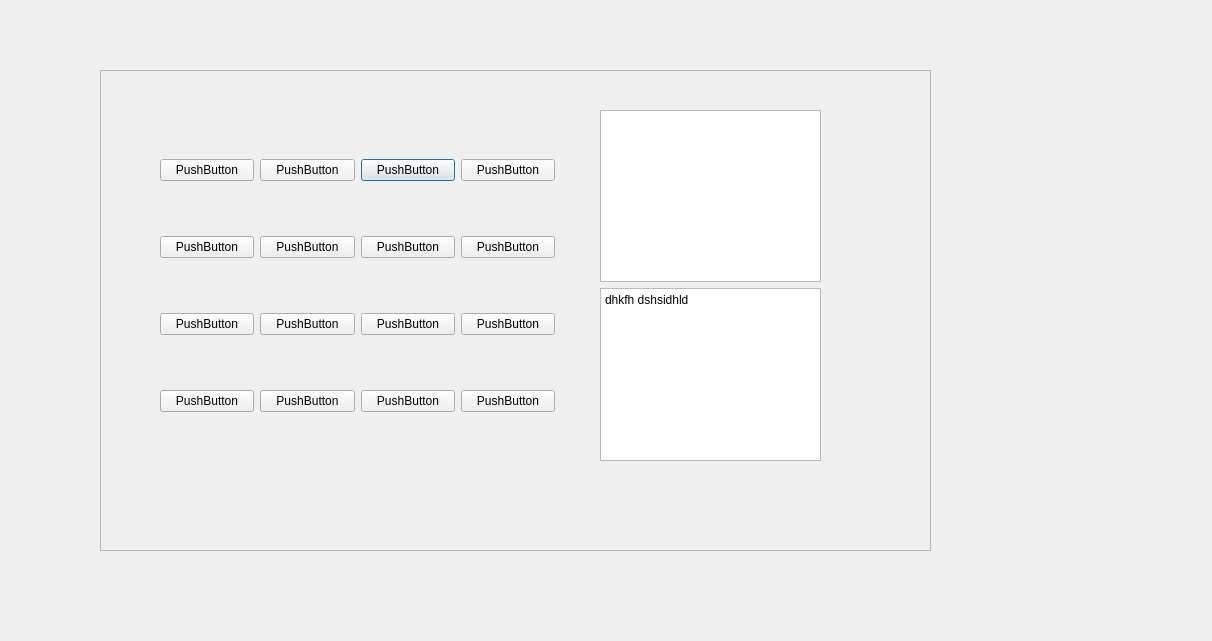
<?xml version="1.0" encoding="UTF-8"?>
<ui version="4.0">
 <class>ShowFather</class>
 <widget class="QDialog" name="ShowFather">
  <property name="geometry">
   <rect>
    <x>0</x>
    <y>0</y>
    <width>1212</width>
    <height>641</height>
   </rect>
  </property>
  <property name="windowTitle">
   <string>Dialog</string>
  </property>
  <widget class="QFrame" name="frame">
   <property name="geometry">
    <rect>
     <x>100</x>
     <y>70</y>
     <width>831</width>
     <height>481</height>
    </rect>
   </property>
   <property name="frameShape">
    <enum>QFrame::StyledPanel</enum>
   </property>
   <property name="frameShadow">
    <enum>QFrame::Raised</enum>
   </property>
   <widget class="QWidget" name="gridLayoutWidget">
    <property name="geometry">
     <rect>
      <x>60</x>
      <y>40</y>
      <width>395</width>
      <height>351</height>
     </rect>
    </property>
    <layout class="QGridLayout" name="gridLayout">
     <item row="1" column="6">
      <widget class="QPushButton" name="pushButton_3">
       <property name="text">
        <string>PushButton</string>
       </property>
      </widget>
     </item>
     <item row="3" column="7">
      <widget class="QPushButton" name="pushButton_12">
       <property name="text">
        <string>PushButton</string>
       </property>
      </widget>
     </item>
     <item row="2" column="6">
      <widget class="QPushButton" name="pushButton_7">
       <property name="text">
        <string>PushButton</string>
       </property>
      </widget>
     </item>
     <item row="3" column="5">
      <widget class="QPushButton" name="pushButton_10">
       <property name="text">
        <string>PushButton</string>
       </property>
      </widget>
     </item>
     <item row="2" column="5">
      <widget class="QPushButton" name="pushButton_6">
       <property name="text">
        <string>PushButton</string>
       </property>
      </widget>
     </item>
     <item row="2" column="4">
      <widget class="QPushButton" name="pushButton_5">
       <property name="text">
        <string>PushButton</string>
       </property>
      </widget>
     </item>
     <item row="1" column="4">
      <widget class="QPushButton" name="pushButton">
       <property name="text">
        <string>PushButton</string>
       </property>
      </widget>
     </item>
     <item row="2" column="7">
      <widget class="QPushButton" name="pushButton_8">
       <property name="text">
        <string>PushButton</string>
       </property>
      </widget>
     </item>
     <item row="3" column="6">
      <widget class="QPushButton" name="pushButton_11">
       <property name="text">
        <string>PushButton</string>
       </property>
      </widget>
     </item>
     <item row="1" column="5">
      <widget class="QPushButton" name="pushButton_2">
       <property name="text">
        <string>PushButton</string>
       </property>
      </widget>
     </item>
     <item row="3" column="4">
      <widget class="QPushButton" name="pushButton_9">
       <property name="text">
        <string>PushButton</string>
       </property>
      </widget>
     </item>
     <item row="1" column="7">
      <widget class="QPushButton" name="pushButton_4">
       <property name="text">
        <string>PushButton</string>
       </property>
      </widget>
     </item>
     <item row="4" column="4">
      <widget class="QPushButton" name="pushButton_13">
       <property name="text">
        <string>PushButton</string>
       </property>
      </widget>
     </item>
     <item row="4" column="5">
      <widget class="QPushButton" name="pushButton_14">
       <property name="text">
        <string>PushButton</string>
       </property>
      </widget>
     </item>
     <item row="4" column="6">
      <widget class="QPushButton" name="pushButton_15">
       <property name="text">
        <string>PushButton</string>
       </property>
      </widget>
     </item>
     <item row="4" column="7">
      <widget class="QPushButton" name="pushButton_16">
       <property name="text">
        <string>PushButton</string>
       </property>
      </widget>
     </item>
    </layout>
   </widget>
   <widget class="QWidget" name="verticalLayoutWidget">
    <property name="geometry">
     <rect>
      <x>500</x>
      <y>40</y>
      <width>221</width>
      <height>351</height>
     </rect>
    </property>
    <layout class="QVBoxLayout" name="verticalLayout">
     <item>
      <widget class="QGraphicsView" name="graphicsView"/>
     </item>
     <item>
      <widget class="QTextBrowser" name="textBrowser">
       <property name="html">
        <string>&lt;!DOCTYPE HTML PUBLIC &quot;-//W3C//DTD HTML 4.0//EN&quot; &quot;http://www.w3.org/TR/REC-html40/strict.dtd&quot;&gt;
&lt;html&gt;&lt;head&gt;&lt;meta name=&quot;qrichtext&quot; content=&quot;1&quot; /&gt;&lt;meta charset=&quot;utf-8&quot; /&gt;&lt;style type=&quot;text/css&quot;&gt;
p, li { white-space: pre-wrap; }
hr { height: 1px; border-width: 0; }
li.unchecked::marker { content: &quot;\2610&quot;; }
li.checked::marker { content: &quot;\2612&quot;; }
&lt;/style&gt;&lt;/head&gt;&lt;body style=&quot; font-family:'Microsoft YaHei UI'; font-size:9pt; font-weight:400; font-style:normal;&quot;&gt;
&lt;p style=&quot; margin-top:0px; margin-bottom:0px; margin-left:0px; margin-right:0px; -qt-block-indent:0; text-indent:0px;&quot;&gt;dhkfh dshsidhld &lt;/p&gt;&lt;/body&gt;&lt;/html&gt;</string>
       </property>
      </widget>
     </item>
    </layout>
   </widget>
  </widget>
 </widget>
 <resources/>
 <connections/>
</ui>
